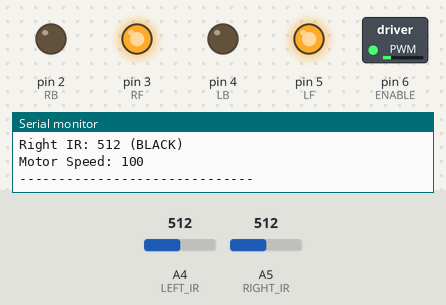
The sketch below on a simulated Arduino Uno, built with avr-gcc and run on an emulated ATmega328P. On the bench: switched loads named in the sketch (green lamp = pin HIGH), output pins drawn as LEDs (lit = HIGH), the last lines printed to the serial monitor. The test bench sets the inputs (shaded band); at power-on: A4 (LEFT_IR) = 512, A5 (RIGHT_IR) = 512.

Above: at 2.2 s.
2.3 s: A4 (LEFT_IR) set to 489
At 3.5 s:
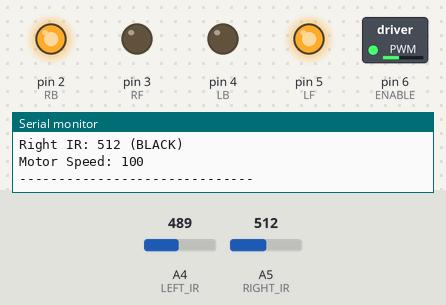
3.8 s: A5 (RIGHT_IR) set to 483
At 4.8 s:
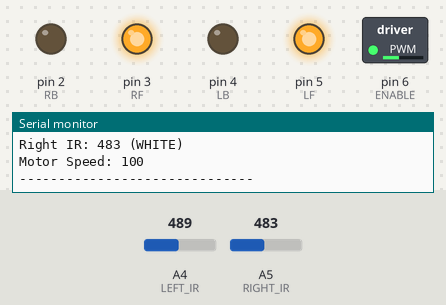
5.3 s: A4 (LEFT_IR) set to 510
At 6.1 s:
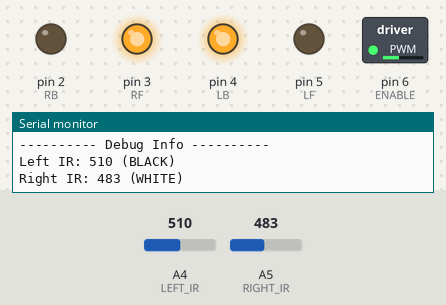
6.8 s: A4 (LEFT_IR) set to 490
At 7.4 s:
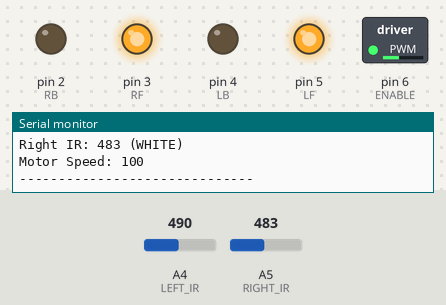
8.3 s: A4 (LEFT_IR) set to 511
At 8.7 s:
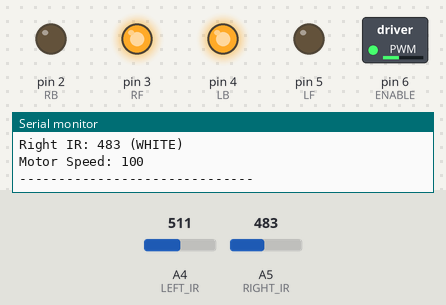
Timing chart, 0 to 10.8 s (numbered marks = the images above; inputs shaded):
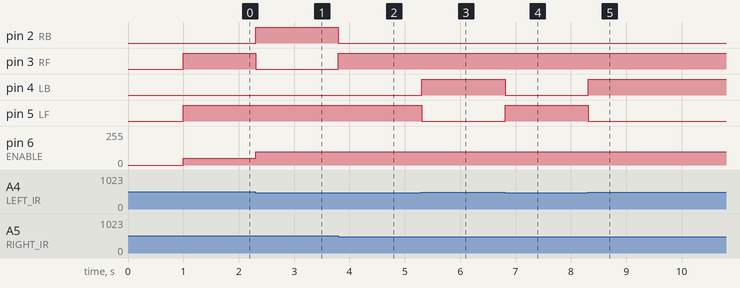

Measured:
- the behaviour switches between 501 and 500 on A4 (LEFT_IR) (found by bisection; images 0 and 1)
- the behaviour switches between 501 and 500 on A5 (RIGHT_IR) (found by bisection; images 1 and 2)
- after the input at 2.3 s, pin 2 (RB): LOW → HIGH at once; pin 3 (RF): HIGH → LOW at once; pin 6 (ENABLE): 50/255 → 100/255 at once
- after the input at 3.8 s, pin 2 (RB): HIGH → LOW at once; pin 3 (RF): LOW → HIGH at once
- after the input at 5.3 s, pin 4 (LB): LOW → HIGH at once; pin 5 (LF): HIGH → LOW at once
- after the input at 6.8 s, pin 4 (LB): HIGH → LOW at once; pin 5 (LF): LOW → HIGH at once
- after the input at 8.3 s, pin 4 (LB): LOW → HIGH at once; pin 5 (LF): HIGH → LOW at once

The sketch:

line_following.ino
```cpp
// Arduino Line Follower Car with 2 IR Sensors
// - White surface with black line
// - Single enable pin for all motors
// - Optimized for stability
// - Corrected IR sensor logic (HIGH for black, LOW for white)

// Motor pin definitions
#define RB 2       // Right motor reverse
#define RF 3       // Right motor forward
#define LB 4       // Left motor reverse
#define LF 5       // Left motor forward
#define ENABLE 6   // Enable pin for all motors (PWM for speed control)

// IR sensor pin definitions
#define LEFT_IR A4  // Left IR sensor
#define RIGHT_IR A5 // Right IR sensor

// Constants for sensor thresholds and motor speeds
#define IR_THRESHOLD 500  // Threshold to differentiate black/white (may need adjustment)
#define BASE_SPEED 100    // Base speed for motors (0-255)

// Variables for sensor readings
int leftIRValue = 0;
int rightIRValue = 0;
bool leftOnBlack = false;
bool rightOnBlack = false;

// Timing variables for debugging and optimization
unsigned long lastDebugTime = 0;
const unsigned long debugInterval = 2000; // 2 seconds between debug messages

void setup() {
  // Initialize motor pins as outputs
  pinMode(RB, OUTPUT);
  pinMode(RF, OUTPUT);
  pinMode(LB, OUTPUT);
  pinMode(LF, OUTPUT);
  pinMode(ENABLE, OUTPUT);

  // Initialize IR sensor pins as inputs
  pinMode(LEFT_IR, INPUT);
  pinMode(RIGHT_IR, INPUT);

  // Stop motors initially
  stopMotors();

  // Begin serial communication for debugging
  Serial.begin(9600);
  Serial.println(F("Line Follower Robot initialized"));

  // Small delay to ensure everything is initialized
  delay(1000);
}

void loop() {
  // Read IR sensor values
  readSensors();

  // Determine robot action based on sensor readings
  determineAction();

  // Optional: Print debug information periodically
  debugOutput();

  // Small delay to stabilize readings and prevent rapid oscillations
  delay(20);
}

void readSensors() {
  // Read analog values from IR sensors
  leftIRValue = analogRead(LEFT_IR);
  rightIRValue = analogRead(RIGHT_IR);

  // Determine if sensors are on black line
  // CORRECTED: For your sensors, HIGH values = BLACK, LOW values = WHITE
  leftOnBlack = (leftIRValue > IR_THRESHOLD);  // Changed < to >
  rightOnBlack = (rightIRValue > IR_THRESHOLD); // Changed < to >
}

void determineAction() {
  // Set motor speed (constant for all motors via ENABLE pin)
  analogWrite(ENABLE, BASE_SPEED);

  // Both sensors on white (correct position) - move forward
  if (!leftOnBlack && !rightOnBlack) {
    moveForward();
  }
  // Left sensor detects black - turn right to get back on track
  else if (leftOnBlack && !rightOnBlack) {
    //turnRight();
    turnLeft();
  }
  // Right sensor detects black - turn left to get back on track
  else if (!leftOnBlack && rightOnBlack) {
    //turnLeft();
    turnRight();
  }
  // Both sensors on black - decision point or thick line
  // This condition should rarely occur with your setup
  else {
    // Continue moving forward but with reduced speed
    analogWrite(ENABLE, BASE_SPEED / 2);
    moveForward();
  }
}

// Motor control functions
// Since we're using a single ENABLE pin for speed control,
// these functions only control direction

void moveForward() {
  digitalWrite(RF, HIGH);
  digitalWrite(LF, HIGH);
  digitalWrite(RB, LOW);
  digitalWrite(LB, LOW);
}

void turnLeft() {
  digitalWrite(RF, HIGH);
  digitalWrite(LF, LOW);
  digitalWrite(RB, LOW);
  digitalWrite(LB, HIGH);
}

void turnRight() {
  digitalWrite(RF, LOW);
  digitalWrite(LF, HIGH);
  digitalWrite(RB, HIGH);
  digitalWrite(LB, LOW);
}

void stopMotors() {
  // Turn off all direction pins
  digitalWrite(RF, LOW);
  digitalWrite(LF, LOW);
  digitalWrite(RB, LOW);
  digitalWrite(LB, LOW);

  // Disable motors by setting ENABLE to LOW
  digitalWrite(ENABLE, LOW);
}

void debugOutput() {
  // Print debug information periodically
  unsigned long currentMillis = millis();
  if (currentMillis - lastDebugTime >= debugInterval) {
    lastDebugTime = currentMillis;

    Serial.println(F("---------- Debug Info ----------"));
    Serial.print(F("Left IR: "));
    Serial.print(leftIRValue);
    Serial.print(F(" ("));
    // CORRECTED: Display BLACK for high values, WHITE for low values
    Serial.print(leftOnBlack ? F("BLACK") : F("WHITE"));
    Serial.println(F(")"));

    Serial.print(F("Right IR: "));
    Serial.print(rightIRValue);
    Serial.print(F(" ("));
    // CORRECTED: Display BLACK for high values, WHITE for low values
    Serial.print(rightOnBlack ? F("BLACK") : F("WHITE"));
    Serial.println(F(")"));
    Serial.print(F("Motor Speed: "));
    Serial.println(BASE_SPEED);
    Serial.println(F("------------------------------"));
  }
}
```
